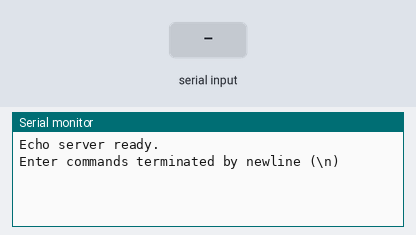
Simulated run of this sketch. Board: Arduino Uno, built with avr-gcc and run on an emulated ATmega328P. Parts: the last lines printed to the serial monitor. The inputs (shaded band) are chosen by the test bench.

Above: at 1.2 s.
1.3 s: "1\n" received over Serial
At 2.3 s:
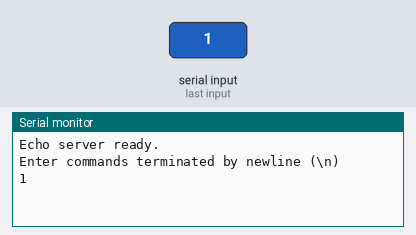
2.8 s: "0\n" received over Serial
At 3.4 s:
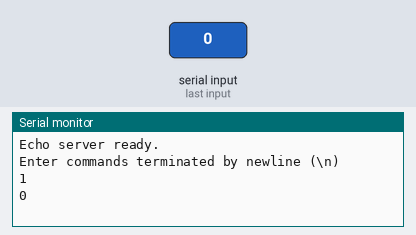
4.3 s: "2\n" received over Serial
At 5.8 s:
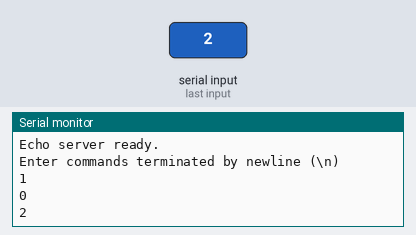

Measured:
- after the input at 1.3 s, the serial monitor: prints a new line at once (image 1)
- after the input at 2.8 s, the serial monitor: prints a new line at once (image 2)
- after the input at 4.3 s, the serial monitor: prints a new line at once (image 3)

The sketch:

echo.ino
```cpp
const long BAUD = 115200;
const int BUFFER_SIZE = 64; // Bytes
const char LINE_TERMINATOR = '\n';

int bufferIndex = 0;
char inputBuffer[BUFFER_SIZE];
char input;

void setup() {
  Serial.begin(BAUD);
  while (!Serial) {
    ; // Wait for serial port to connect.
  }

  Serial.println(F("Echo server ready."));
  Serial.println(F("Enter commands terminated by newline (\\n)"));
}

void loop() {
  if (Serial.available() > 0) {
    input = Serial.read();

    if (input != '\n' && bufferIndex < BUFFER_SIZE - 1) {
      inputBuffer[bufferIndex] = input;
      bufferIndex++;
    } else {
      // Null-terminate the string
      inputBuffer[bufferIndex] = '\0';

      // Echo the received command back terminated by \r\n
      Serial.println(inputBuffer);
      clearBuffer();

      bufferIndex = 0;
    }
  }
}

void clearBuffer() {
  // Small delay to allow the buffer to fill with any pending characters
  delay(10);

  while (Serial.available() > 0) {
    Serial.read();
  }
}
```
